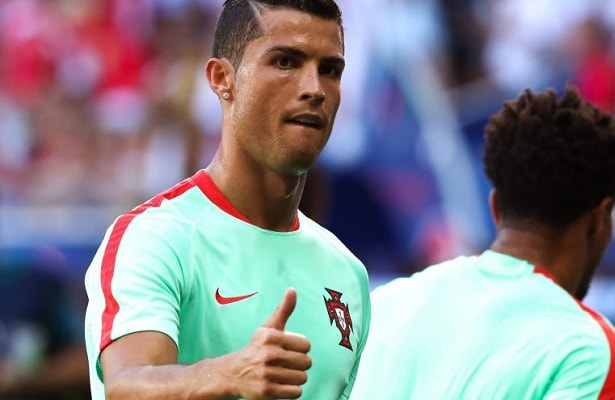
#> input picture data/Portugal-Andorre-tv.jpg, 615 x 400 px
$ python slic.py ../data/Portugal-Andorre-tv.jpg 5   (Python 2 division)
#> lines starting #> are read from the running program, lines starting #| are printed output that depends on the picture
import numpy as np
import cv2
import random

import sys
# read image
def image_resize(image, width = None, height = None, inter = cv2.INTER_AREA):
    # initialize the dimensions of the image to be resized and
    # grab the image size
    dim = None
    (h, w) = image.shape[:2]
    if width > w:
        print "here"
        return image
    # if both the width and height are None, then return the
    # original image
    if width is None and height is None:
        return image

    # check to see if the width is None
    if width is None:
        # calculate the ratio of the height and construct the
        # dimensions
        r = height / float(h)
        dim = (int(w * r), height)

    # otherwise, the height is None
    else:
        # calculate the ratio of the width and construct the
        # dimensions
        r = width / float(w)
        dim = (width, int(h * r))

    # resize the image
    resized = cv2.resize(image, dim, interpolation = inter)

    # return the resized image
    return resized
img = cv2.imread(sys.argv[1])
#> img is the input picture: shape (400, 615, 3); mean B, G, R 141.1, 132.8, 135.8
# convert to lab
CieLab = cv2.cvtColor(img, cv2.COLOR_BGR2LAB)
#> CieLab: shape (400, 615, 3); mean of channels 0, 1, 2 141.8, 133.2, 125.7
height,width,channels = CieLab.shape
#> height = 400; width = 615; channels = 3
# init slic
slic = cv2.ximgproc.createSuperpixelSLIC(CieLab,cv2.ximgproc.SLICO , int(sys.argv[2]) );
num_iterations = 100;
slic.iterate(num_iterations);
min_element_size = 75;
if min_element_size > 0:
    slic.enforceLabelConnectivity(min_element_size)
mask	=	slic.getLabelContourMask()
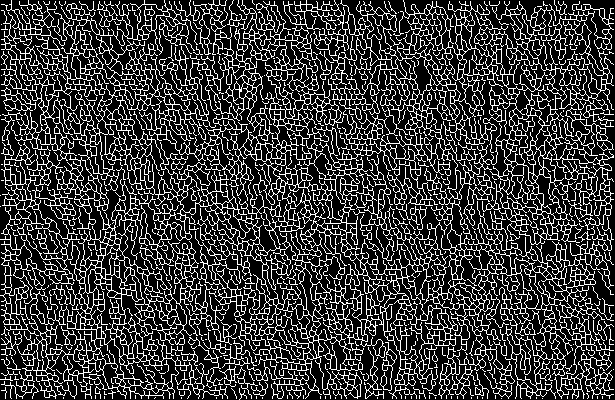
#> mask: shape (400, 615); 23% white in thin lines or dots
labels = slic.getLabels()
#> labels: shape (400, 615) int32; 4722 distinct labels, from 0 to 4721
num_label_bits = 2

#width, height = labels.shape
colors =  np.zeros((height ,width,3), dtype="uint8")

for x in range(np.amin(labels[:,:]) , np.amax(labels[:,:])):
  colors[np.where(labels == x)] = [random.randint(50, 255),random.randint(50, 255),random.randint(50, 255)]
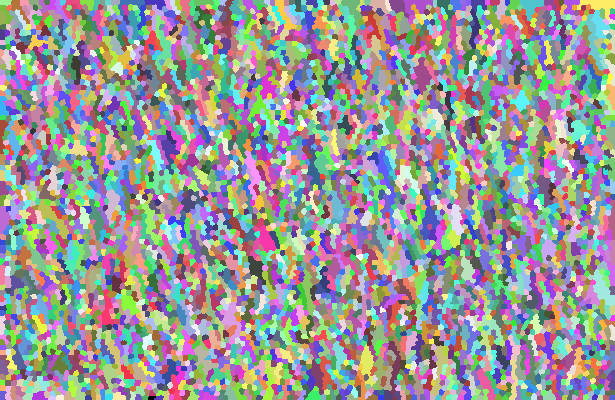
#> colors: shape (400, 615, 3); mean of channels 0, 1, 2 152.2, 151.6, 152.7; drawn as B, G, R

#print np.where(labels == 0)
labels &= (1<<num_label_bits)-1
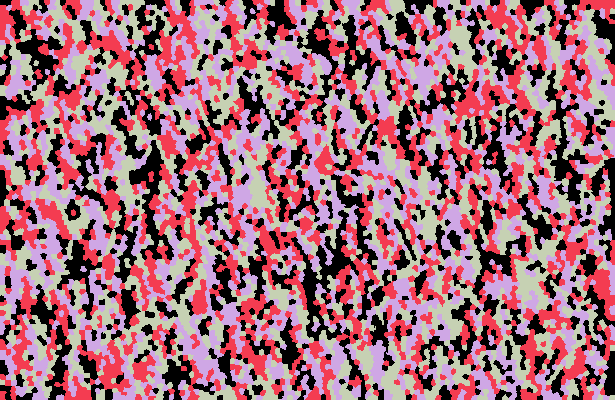
#> labels: shape (400, 615) int32; 4 distinct labels, from 0 to 3; one colour per label, 0 black
labels *= 1<<(16-num_label_bits)
color_img = np.zeros((height,width,3), np.uint8)
color_img[:] = (0, 0, 255)
mask_inv = cv2.bitwise_not(mask)
#> mask_inv: shape (400, 615); 77% white; black in thin lines or dots
result_bg = cv2.bitwise_and(img, img, mask=mask_inv)
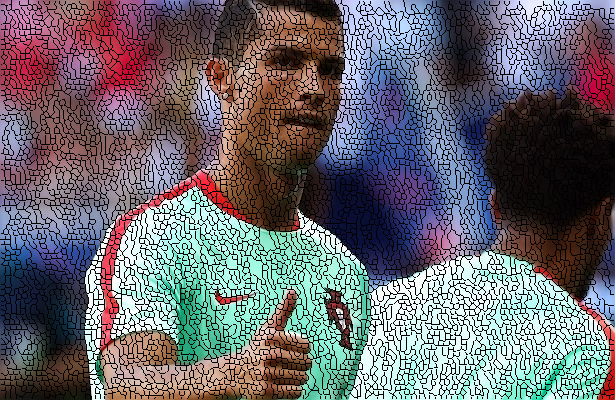
#> result_bg: shape (400, 615, 3); mean B, G, R 108.8, 102.4, 104.7
result_fg = cv2.bitwise_and(color_img, color_img, mask=mask)
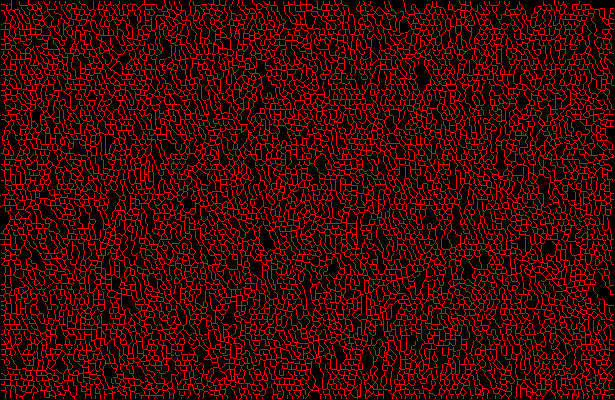
#> result_fg: shape (400, 615, 3); mean of channels 0, 1, 2 0, 0, 58.6; drawn as B, G, R
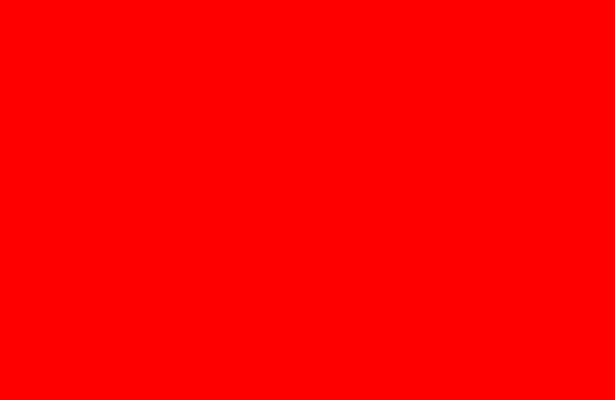
#> color_img: shape (400, 615, 3); mean of channels 0, 1, 2 0, 0, 255; drawn as B, G, R
result = cv2.add(result_bg, result_fg)
colors = image_resize(colors, width = 500)
cv2.imwrite("../data/colored_img.png",colors)
img = image_resize(img, width = 500)
cv2.imwrite("../data/img_resized.png",img)
result = image_resize(result, width = 500)
#> call 3 of image_resize, with width = 500, inter = 3
#> in image_resize (call 3), `resized = cv2.resize(image, dim, interpolation = inter)`:
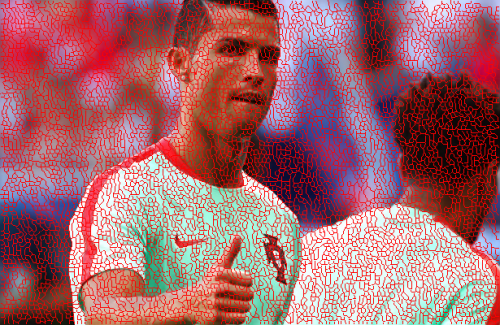
#> resized: shape (325, 500, 3); mean B, G, R 108.8, 102.4, 163.3
cv2.imwrite("../data/region_img.png", result)
